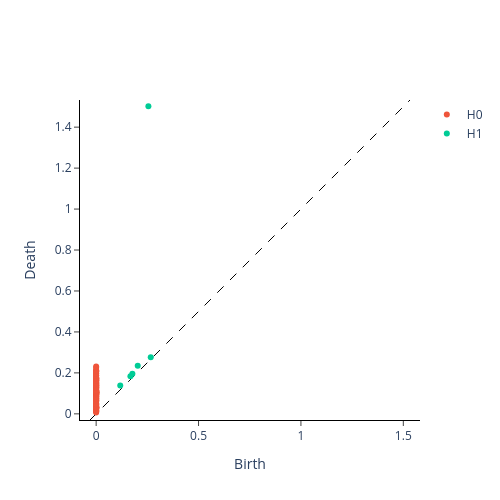

The notebook cell saved with this chart:
### Markdown cell above
## 3. Giotto-TDA

Giotto-TDA wraps persistent homology in a scikit-learn compatible transformer — making it trivially composable into machine learning pipelines. This is its key advantage over Ripser and GUDHI.

### Code cell
from gtda.homology import VietorisRipsPersistence
from gtda.plotting import plot_diagram

# Giotto expects input shape (n_samples, n_points, n_dimensions)
X_gtda = X.reshape(1, *X.shape)

# Compute persistent homology
VR = VietorisRipsPersistence(homology_dimensions=[0, 1])
diagrams_gtda = VR.fit_transform(X_gtda)

# Plot
plot_diagram(diagrams_gtda[0])
